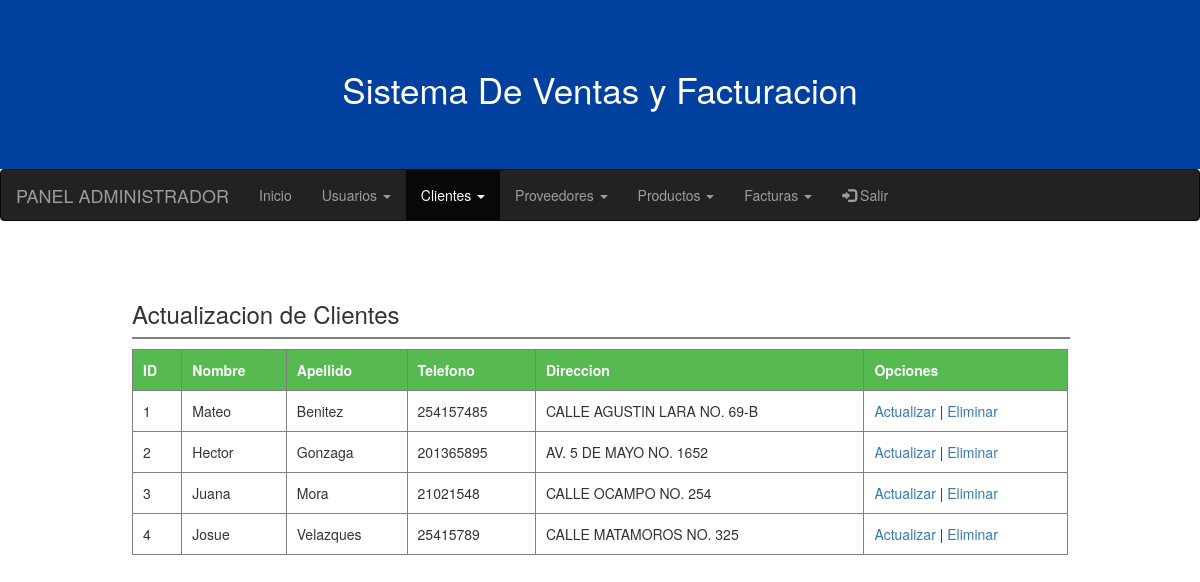
The app's page /Sistema/InicioAdmin/lista-clientes.php with its own data.
### tables this page shows
CREATE TABLE `cliente` (
  `id_cliente` int(11) NOT NULL AUTO_INCREMENT,
  `nombre` varchar(50) NOT NULL,
  `apellido` varchar(50) NOT NULL,
  `telefono` int(11) NOT NULL,
  `direccion` varchar(50) NOT NULL,
  PRIMARY KEY (`id_cliente`)
);

### Sistema/InicioAdmin/lista-clientes.php (the view, shortened to what this page needs)
<!DOCTYPE html>
<html lang="es">
<head>
  <link rel="stylesheet" href="https://maxcdn.bootstrapcdn.com/bootstrap/3.4.1/css/bootstrap.min.css">
    <link rel="stylesheet" href="../css/usuarios.css">
</head>
<body>
  <div class="ban">
    <h3 class="s-t">Sistema De Ventas y Facturacion</h3>
  </div>
  <nav class="navbar navbar-inverse">
    <div class="container-fluid">
      <div class="navbar-header">
        <a class="navbar-brand" href="#">PANEL ADMINISTRADOR</a>
      </div>
      <ul class="nav navbar-nav">
        <ul class="nav navbar-nav">
          <li class=""><a href="index.php">Inicio</a></li>
          <li class="dropdown">
          <a class="dropdown-toggle" data-toggle="dropdown" href="#">Usuarios
          <span class="caret"></span></a>
          </li>
          <li class="dropdown active">
          <a class="dropdown-toggle" data-toggle="dropdown" href="#">Clientes
          <span class="caret"></span></a>
          </li>
          <li class="dropdown">
          <a class="dropdown-toggle" data-toggle="dropdown" href="#">Proveedores
          <span class="caret"></span></a>
          </li>
          <li class="dropdown">
          <a class="dropdown-toggle" data-toggle="dropdown" href="#">Productos
          <span class="caret"></span></a>
          </li>
          <li class="dropdown">
          <a class="dropdown-toggle" data-toggle="dropdown" href="#">Facturas
          <span class="caret"></span></a>
          </li>
        </ul>
      <ul class="nav navbar-nav navbar-right">
        <li><a href="../php/salir.php"><span class="glyphicon glyphicon-log-in"></span>    Salir</a></li>
      </ul>
    </div>
  </nav>
  <section id="container">
    <div class="lista-f">
      <h3>Actualizacion de Clientes</h3>
      <hr>
      <table>
        <tr>
          <th>ID</th>
          <th>Nombre</th>
          <th>Apellido</th>
          <th>Telefono</th>
          <th>Direccion</th>
          <th>Opciones</th>
        </tr>
        <?php
            $conexion = mysqli_connect("localhost", "root", "", "Tienda");
            $query = mysqli_query($conexion, "SELECT c.id_cliente, c.nombre, c.apellido, c.telefono, c.direccion
                                              FROM cliente c");
            $result = mysqli_num_rows($query);
            if($result > 0)
            {
              while ($data = mysqli_fetch_array($query))
              {
            ?>
              <tr>
                <td><?php echo $data['id_cliente']; ?></td>
                <td><?php echo $data['nombre']; ?></td>
                <td><?php echo $data['apellido']; ?></td>
                <td><?php echo $data['telefono']; ?></td>
                <td><?php echo $data['direccion']; ?></td>
                <td>
                  <a href="actualizar-cliente.php?id=<?php echo $data['id_cliente']; ?>">Actualizar</a> |
                  <a href="eliminar-cliente.php?id=<?php echo $data['id_cliente']; ?>">Eliminar</a>
                </td>
              </tr>
              <?php
                }
              }
              ?>
      </table>
    </div>
  </section>
</body>
</html>

### Sistema/css/usuarios.css (style rules this page uses)
#container { padding: 90px 15px 15px; margin-top: -50px; }
.lista-f { width: 80%; margin: auto; }
hr { border: 1px solid gray; width: 100%; display: block; margin: 10px 0; }
table { border-collapse: collapse; width: 100%; border: 1px solid gray; }
table th { text-align: left; padding: 10px; background-color: #56ba50; color: white; border: 1px solid gray; }
table td { padding: 10px; border: 1px solid gray; }
.ban { text-align: center; color: white; background-color: #0041a0; padding: 50px; }
.s-t { font-size: 35px; }

### records on screen
cliente: id_cliente "1", nombre "Mateo", apellido "Benitez", telefono "254157485", direccion "CALLE AGUSTIN LARA NO. 69-B"
cliente: id_cliente "2", nombre "Hector", apellido "Gonzaga", telefono "201365895", direccion "AV. 5 DE MAYO NO. 1652"
cliente: id_cliente "3", nombre "Juana", apellido "Mora", telefono "21021548", direccion "CALLE OCAMPO NO. 254"
cliente: id_cliente "4", nombre "Josue", apellido "Velazques", telefono "25415789", direccion "CALLE MATAMOROS NO. 325"
